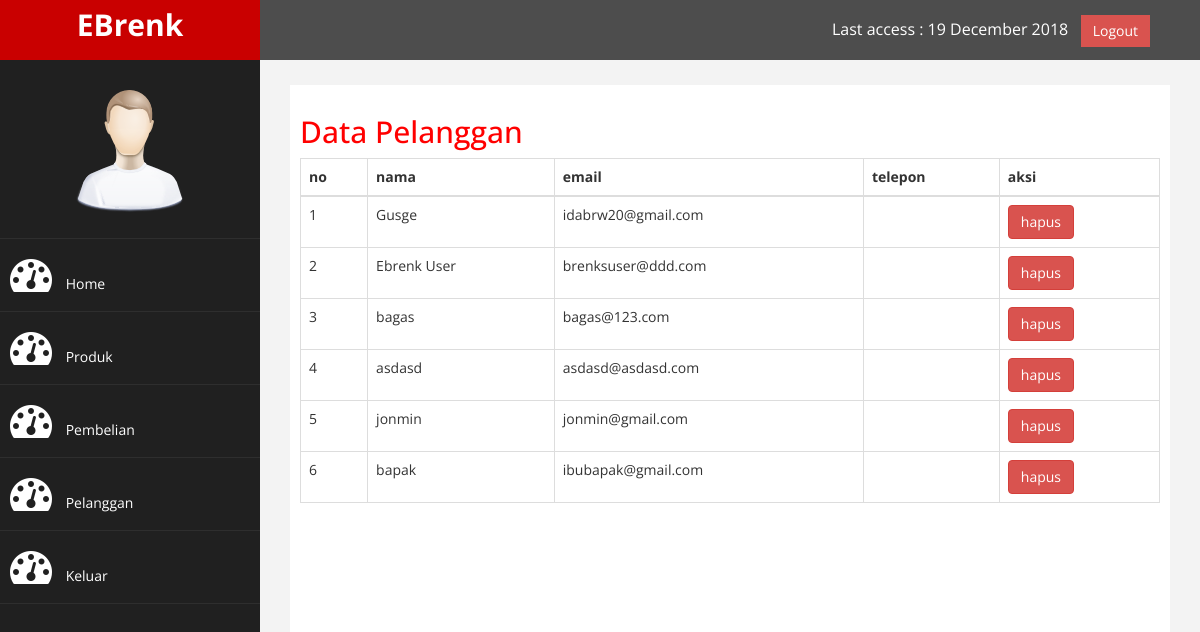
Screenshot of /EBrenk/admin/index.php?halaman=pelanggan (signed in) with the database file from the repository.
### tables this page shows
CREATE TABLE `pelanggan` (
  `id_pelanggan` int(11) NOT NULL AUTO_INCREMENT,
  `email_pelanggan` varchar(100) NOT NULL,
  `password_pelanggan` varchar(50) NOT NULL,
  `nama_pelanggan` varchar(100) NOT NULL,
  PRIMARY KEY (`id_pelanggan`)
);

### EBrenk/admin/pelanggan.php (the view)
<h2>Data Pelanggan</h2>
<table class="table table-bordered">
	<thead>
		<tr>
			<th>no</th>
			<th>nama</th>
			<th>email</th>
			<th>telepon</th>
			<th>aksi</th>
		</tr>
	</thead>
	<tbody>
		<?php  $nomor=1;?>
		<?php  $ambil=$koneksi->query("SELECT * FROM pelanggan"); ?>
		<?php  while($pecah =$ambil->fetch_assoc()) { ?>
		<tr>
			<td><?php echo $nomor ; ?></td>
			<td><?php echo $pecah['nama_pelanggan']; ?></td>
			<td><?php echo $pecah['email_pelanggan']; ?></td>
			<td><?php echo $pecah['telepon_pelanggan']; ?></td>
			<td>
				<a href="" class="btn btn-danger">hapus</a>
			</td>
		</tr>
		<?php $nomor++ ; ?>
	    <?php } ?>
	</tbody>
</table>

### EBrenk/admin/assets/css/custom.css (style rules this page uses)
body { font-family: 'Open Sans', sans-serif; }
h2 { color: #f00; }

### rows the page displays
pelanggan: nama_pelanggan "Gusge", email_pelanggan "idabrw20@gmail.com"
pelanggan: nama_pelanggan "Ebrenk User", email_pelanggan "brenksuser@ddd.com"
pelanggan: nama_pelanggan "bagas", email_pelanggan "bagas@123.com"
pelanggan: nama_pelanggan "asdasd", email_pelanggan "asdasd@asdasd.com"
pelanggan: nama_pelanggan "jonmin", email_pelanggan "jonmin@gmail.com"
pelanggan: nama_pelanggan "bapak", email_pelanggan "ibubapak@gmail.com"
